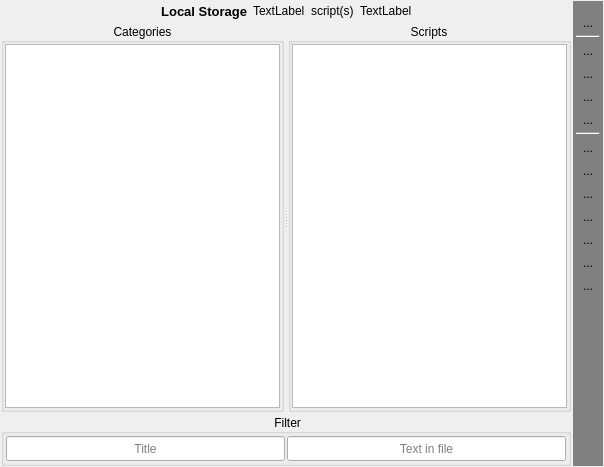
<?xml version="1.0" encoding="UTF-8"?>
<ui version="4.0">
 <class>SE3</class>
 <widget class="QMainWindow" name="SE3">
  <property name="geometry">
   <rect>
    <x>0</x>
    <y>0</y>
    <width>604</width>
    <height>467</height>
   </rect>
  </property>
  <property name="sizePolicy">
   <sizepolicy hsizetype="MinimumExpanding" vsizetype="MinimumExpanding">
    <horstretch>0</horstretch>
    <verstretch>0</verstretch>
   </sizepolicy>
  </property>
  <property name="minimumSize">
   <size>
    <width>466</width>
    <height>400</height>
   </size>
  </property>
  <property name="maximumSize">
   <size>
    <width>16777215</width>
    <height>16777215</height>
   </size>
  </property>
  <property name="windowTitle">
   <string>Script Executor 3</string>
  </property>
  <property name="styleSheet">
   <string notr="true"/>
  </property>
  <widget class="QWidget" name="centralWidget">
   <property name="sizePolicy">
    <sizepolicy hsizetype="MinimumExpanding" vsizetype="MinimumExpanding">
     <horstretch>0</horstretch>
     <verstretch>0</verstretch>
    </sizepolicy>
   </property>
   <property name="styleSheet">
    <string notr="true">QWidgetcentralWidget{background: gray}</string>
   </property>
   <layout class="QHBoxLayout" name="horizontalLayout">
    <property name="spacing">
     <number>2</number>
    </property>
    <property name="leftMargin">
     <number>1</number>
    </property>
    <property name="topMargin">
     <number>1</number>
    </property>
    <property name="rightMargin">
     <number>1</number>
    </property>
    <property name="bottomMargin">
     <number>1</number>
    </property>
    <item>
     <layout class="QVBoxLayout" name="verticalLayout">
      <property name="spacing">
       <number>2</number>
      </property>
      <item>
       <layout class="QHBoxLayout" name="horizontalLayout_3">
        <item>
         <spacer name="horizontalSpacer">
          <property name="orientation">
           <enum>Qt::Horizontal</enum>
          </property>
          <property name="sizeHint" stdset="0">
           <size>
            <width>40</width>
            <height>20</height>
           </size>
          </property>
         </spacer>
        </item>
        <item>
         <widget class="QLabel" name="lStorage">
          <property name="sizePolicy">
           <sizepolicy hsizetype="Preferred" vsizetype="Preferred">
            <horstretch>0</horstretch>
            <verstretch>0</verstretch>
           </sizepolicy>
          </property>
          <property name="font">
           <font>
            <pointsize>10</pointsize>
            <weight>75</weight>
            <bold>true</bold>
           </font>
          </property>
          <property name="text">
           <string>Local Storage</string>
          </property>
          <property name="alignment">
           <set>Qt::AlignRight|Qt::AlignTrailing|Qt::AlignVCenter</set>
          </property>
         </widget>
        </item>
        <item>
         <widget class="QLabel" name="lFileCnt">
          <property name="sizePolicy">
           <sizepolicy hsizetype="Preferred" vsizetype="Preferred">
            <horstretch>0</horstretch>
            <verstretch>0</verstretch>
           </sizepolicy>
          </property>
          <property name="text">
           <string>TextLabel</string>
          </property>
         </widget>
        </item>
        <item>
         <widget class="QLabel" name="lscripts">
          <property name="sizePolicy">
           <sizepolicy hsizetype="Preferred" vsizetype="Preferred">
            <horstretch>0</horstretch>
            <verstretch>0</verstretch>
           </sizepolicy>
          </property>
          <property name="text">
           <string>script(s)</string>
          </property>
         </widget>
        </item>
        <item>
         <widget class="QLabel" name="lFilteredInd">
          <property name="sizePolicy">
           <sizepolicy hsizetype="Preferred" vsizetype="Preferred">
            <horstretch>0</horstretch>
            <verstretch>0</verstretch>
           </sizepolicy>
          </property>
          <property name="text">
           <string>TextLabel</string>
          </property>
         </widget>
        </item>
        <item>
         <spacer name="horizontalSpacer_2">
          <property name="orientation">
           <enum>Qt::Horizontal</enum>
          </property>
          <property name="sizeHint" stdset="0">
           <size>
            <width>40</width>
            <height>20</height>
           </size>
          </property>
         </spacer>
        </item>
       </layout>
      </item>
      <item>
       <widget class="QSplitter" name="splitter">
        <property name="sizePolicy">
         <sizepolicy hsizetype="Expanding" vsizetype="Expanding">
          <horstretch>0</horstretch>
          <verstretch>0</verstretch>
         </sizepolicy>
        </property>
        <property name="orientation">
         <enum>Qt::Horizontal</enum>
        </property>
        <widget class="QGroupBox" name="gbCategories">
         <property name="sizePolicy">
          <sizepolicy hsizetype="Preferred" vsizetype="Expanding">
           <horstretch>0</horstretch>
           <verstretch>0</verstretch>
          </sizepolicy>
         </property>
         <property name="title">
          <string> Categories </string>
         </property>
         <property name="alignment">
          <set>Qt::AlignCenter</set>
         </property>
         <property name="flat">
          <bool>true</bool>
         </property>
         <layout class="QVBoxLayout" name="verticalLayout_3" stretch="0">
          <property name="spacing">
           <number>2</number>
          </property>
          <property name="leftMargin">
           <number>1</number>
          </property>
          <property name="topMargin">
           <number>1</number>
          </property>
          <property name="rightMargin">
           <number>1</number>
          </property>
          <property name="bottomMargin">
           <number>1</number>
          </property>
          <item>
           <widget class="QListView" name="lvCategories"/>
          </item>
         </layout>
        </widget>
        <widget class="QGroupBox" name="gbScripts">
         <property name="sizePolicy">
          <sizepolicy hsizetype="Preferred" vsizetype="Expanding">
           <horstretch>0</horstretch>
           <verstretch>0</verstretch>
          </sizepolicy>
         </property>
         <property name="title">
          <string> Scripts </string>
         </property>
         <property name="alignment">
          <set>Qt::AlignCenter</set>
         </property>
         <property name="flat">
          <bool>true</bool>
         </property>
         <layout class="QVBoxLayout" name="verticalLayout_2" stretch="0">
          <property name="spacing">
           <number>2</number>
          </property>
          <property name="leftMargin">
           <number>1</number>
          </property>
          <property name="topMargin">
           <number>1</number>
          </property>
          <property name="rightMargin">
           <number>1</number>
          </property>
          <property name="bottomMargin">
           <number>1</number>
          </property>
          <item>
           <widget class="QListView" name="lvOperations"/>
          </item>
         </layout>
        </widget>
       </widget>
      </item>
      <item>
       <widget class="QGroupBox" name="gbFind">
        <property name="minimumSize">
         <size>
          <width>0</width>
          <height>50</height>
         </size>
        </property>
        <property name="title">
         <string> Filter</string>
        </property>
        <property name="alignment">
         <set>Qt::AlignCenter</set>
        </property>
        <property name="flat">
         <bool>true</bool>
        </property>
        <layout class="QHBoxLayout" name="horizontalLayout_2">
         <property name="spacing">
          <number>2</number>
         </property>
         <property name="leftMargin">
          <number>2</number>
         </property>
         <property name="topMargin">
          <number>2</number>
         </property>
         <property name="rightMargin">
          <number>2</number>
         </property>
         <property name="bottomMargin">
          <number>2</number>
         </property>
         <item>
          <widget class="QLineEdit" name="leTitleFilter">
           <property name="sizePolicy">
            <sizepolicy hsizetype="Expanding" vsizetype="Maximum">
             <horstretch>0</horstretch>
             <verstretch>0</verstretch>
            </sizepolicy>
           </property>
           <property name="minimumSize">
            <size>
             <width>0</width>
             <height>25</height>
            </size>
           </property>
           <property name="alignment">
            <set>Qt::AlignCenter</set>
           </property>
           <property name="placeholderText">
            <string>Title</string>
           </property>
          </widget>
         </item>
         <item>
          <widget class="QLineEdit" name="leTextFilter">
           <property name="minimumSize">
            <size>
             <width>0</width>
             <height>25</height>
            </size>
           </property>
           <property name="alignment">
            <set>Qt::AlignCenter</set>
           </property>
           <property name="placeholderText">
            <string>Text in file</string>
           </property>
          </widget>
         </item>
        </layout>
       </widget>
      </item>
     </layout>
    </item>
    <item>
     <widget class="QWidget" name="wRightPanel" native="true">
      <property name="styleSheet">
       <string notr="true">QWidget#wRightPanel{background-color:gray}</string>
      </property>
      <layout class="QVBoxLayout" name="verticalLayout_4">
       <property name="spacing">
        <number>2</number>
       </property>
       <property name="leftMargin">
        <number>3</number>
       </property>
       <property name="topMargin">
        <number>0</number>
       </property>
       <property name="rightMargin">
        <number>3</number>
       </property>
       <property name="bottomMargin">
        <number>0</number>
       </property>
       <item>
        <spacer name="verticalSpacer_2">
         <property name="orientation">
          <enum>Qt::Vertical</enum>
         </property>
         <property name="sizeType">
          <enum>QSizePolicy::Fixed</enum>
         </property>
         <property name="sizeHint" stdset="0">
          <size>
           <width>20</width>
           <height>11</height>
          </size>
         </property>
        </spacer>
       </item>
       <item>
        <widget class="QToolButton" name="tbLaunch">
         <property name="sizePolicy">
          <sizepolicy hsizetype="Fixed" vsizetype="Fixed">
           <horstretch>0</horstretch>
           <verstretch>0</verstretch>
          </sizepolicy>
         </property>
         <property name="toolTip">
          <string>Launch</string>
         </property>
         <property name="text">
          <string>...</string>
         </property>
         <property name="icon">
          <iconset resource="rsrc.qrc">
           <normaloff>:/launch</normaloff>:/launch</iconset>
         </property>
         <property name="iconSize">
          <size>
           <width>35</width>
           <height>35</height>
          </size>
         </property>
         <property name="toolButtonStyle">
          <enum>Qt::ToolButtonIconOnly</enum>
         </property>
         <property name="autoRaise">
          <bool>true</bool>
         </property>
        </widget>
       </item>
       <item>
        <widget class="Line" name="line_2">
         <property name="orientation">
          <enum>Qt::Horizontal</enum>
         </property>
        </widget>
       </item>
       <item>
        <widget class="QToolButton" name="tbNetwork">
         <property name="sizePolicy">
          <sizepolicy hsizetype="Fixed" vsizetype="Fixed">
           <horstretch>0</horstretch>
           <verstretch>0</verstretch>
          </sizepolicy>
         </property>
         <property name="toolTip">
          <string>Network storage</string>
         </property>
         <property name="text">
          <string>...</string>
         </property>
         <property name="icon">
          <iconset resource="rsrc.qrc">
           <normaloff>:/network_inakt</normaloff>
           <normalon>:/network</normalon>:/network_inakt</iconset>
         </property>
         <property name="iconSize">
          <size>
           <width>35</width>
           <height>35</height>
          </size>
         </property>
         <property name="checkable">
          <bool>true</bool>
         </property>
         <property name="toolButtonStyle">
          <enum>Qt::ToolButtonIconOnly</enum>
         </property>
         <property name="autoRaise">
          <bool>true</bool>
         </property>
        </widget>
       </item>
       <item>
        <widget class="QToolButton" name="tbDir">
         <property name="sizePolicy">
          <sizepolicy hsizetype="Fixed" vsizetype="Fixed">
           <horstretch>0</horstretch>
           <verstretch>0</verstretch>
          </sizepolicy>
         </property>
         <property name="toolTip">
          <string>Show by Directory</string>
         </property>
         <property name="text">
          <string>...</string>
         </property>
         <property name="icon">
          <iconset resource="rsrc.qrc">
           <normaloff>:/folder_inakt</normaloff>
           <normalon>:/folder</normalon>:/folder_inakt</iconset>
         </property>
         <property name="iconSize">
          <size>
           <width>35</width>
           <height>35</height>
          </size>
         </property>
         <property name="checkable">
          <bool>true</bool>
         </property>
         <property name="toolButtonStyle">
          <enum>Qt::ToolButtonIconOnly</enum>
         </property>
         <property name="autoRaise">
          <bool>true</bool>
         </property>
        </widget>
       </item>
       <item>
        <widget class="QToolButton" name="tbFind">
         <property name="sizePolicy">
          <sizepolicy hsizetype="Fixed" vsizetype="Fixed">
           <horstretch>0</horstretch>
           <verstretch>0</verstretch>
          </sizepolicy>
         </property>
         <property name="toolTip">
          <string>Show All in One</string>
         </property>
         <property name="text">
          <string>...</string>
         </property>
         <property name="icon">
          <iconset resource="rsrc.qrc">
           <normaloff>:/all_inakt</normaloff>
           <normalon>:/all</normalon>:/all_inakt</iconset>
         </property>
         <property name="iconSize">
          <size>
           <width>35</width>
           <height>35</height>
          </size>
         </property>
         <property name="checkable">
          <bool>true</bool>
         </property>
         <property name="toolButtonStyle">
          <enum>Qt::ToolButtonIconOnly</enum>
         </property>
         <property name="autoRaise">
          <bool>true</bool>
         </property>
        </widget>
       </item>
       <item>
        <widget class="QToolButton" name="tbRescan">
         <property name="sizePolicy">
          <sizepolicy hsizetype="Fixed" vsizetype="Fixed">
           <horstretch>0</horstretch>
           <verstretch>0</verstretch>
          </sizepolicy>
         </property>
         <property name="toolTip">
          <string>Rescan</string>
         </property>
         <property name="text">
          <string>...</string>
         </property>
         <property name="icon">
          <iconset resource="rsrc.qrc">
           <normaloff>:/rescan</normaloff>:/rescan</iconset>
         </property>
         <property name="iconSize">
          <size>
           <width>35</width>
           <height>35</height>
          </size>
         </property>
         <property name="toolButtonStyle">
          <enum>Qt::ToolButtonIconOnly</enum>
         </property>
         <property name="autoRaise">
          <bool>true</bool>
         </property>
        </widget>
       </item>
       <item>
        <widget class="Line" name="line">
         <property name="orientation">
          <enum>Qt::Horizontal</enum>
         </property>
        </widget>
       </item>
       <item>
        <widget class="QToolButton" name="tbEditScript">
         <property name="sizePolicy">
          <sizepolicy hsizetype="Fixed" vsizetype="Fixed">
           <horstretch>0</horstretch>
           <verstretch>0</verstretch>
          </sizepolicy>
         </property>
         <property name="toolTip">
          <string>Edit script</string>
         </property>
         <property name="text">
          <string>...</string>
         </property>
         <property name="icon">
          <iconset resource="rsrc.qrc">
           <normaloff>:/edit</normaloff>:/edit</iconset>
         </property>
         <property name="iconSize">
          <size>
           <width>35</width>
           <height>35</height>
          </size>
         </property>
         <property name="popupMode">
          <enum>QToolButton::InstantPopup</enum>
         </property>
         <property name="autoRaise">
          <bool>true</bool>
         </property>
        </widget>
       </item>
       <item>
        <widget class="QToolButton" name="tbNewScript">
         <property name="sizePolicy">
          <sizepolicy hsizetype="Fixed" vsizetype="Fixed">
           <horstretch>0</horstretch>
           <verstretch>0</verstretch>
          </sizepolicy>
         </property>
         <property name="toolTip">
          <string>New script</string>
         </property>
         <property name="text">
          <string>...</string>
         </property>
         <property name="icon">
          <iconset resource="rsrc.qrc">
           <normaloff>:/new</normaloff>:/new</iconset>
         </property>
         <property name="iconSize">
          <size>
           <width>35</width>
           <height>35</height>
          </size>
         </property>
         <property name="autoRaise">
          <bool>true</bool>
         </property>
        </widget>
       </item>
       <item>
        <widget class="QToolButton" name="tbDelScript">
         <property name="sizePolicy">
          <sizepolicy hsizetype="Fixed" vsizetype="Fixed">
           <horstretch>0</horstretch>
           <verstretch>0</verstretch>
          </sizepolicy>
         </property>
         <property name="toolTip">
          <string>Delete script</string>
         </property>
         <property name="text">
          <string>...</string>
         </property>
         <property name="icon">
          <iconset resource="rsrc.qrc">
           <normaloff>:/delete</normaloff>:/delete</iconset>
         </property>
         <property name="iconSize">
          <size>
           <width>35</width>
           <height>35</height>
          </size>
         </property>
         <property name="autoRaise">
          <bool>true</bool>
         </property>
        </widget>
       </item>
       <item>
        <widget class="QToolButton" name="tbCopyScript">
         <property name="sizePolicy">
          <sizepolicy hsizetype="Fixed" vsizetype="Fixed">
           <horstretch>0</horstretch>
           <verstretch>0</verstretch>
          </sizepolicy>
         </property>
         <property name="toolTip">
          <string>Copy to Local</string>
         </property>
         <property name="text">
          <string>...</string>
         </property>
         <property name="icon">
          <iconset resource="rsrc.qrc">
           <normaloff>:/copy</normaloff>:/copy</iconset>
         </property>
         <property name="iconSize">
          <size>
           <width>35</width>
           <height>35</height>
          </size>
         </property>
         <property name="autoRaise">
          <bool>true</bool>
         </property>
        </widget>
       </item>
       <item>
        <widget class="QToolButton" name="tbLinkScript">
         <property name="sizePolicy">
          <sizepolicy hsizetype="Fixed" vsizetype="Fixed">
           <horstretch>0</horstretch>
           <verstretch>0</verstretch>
          </sizepolicy>
         </property>
         <property name="toolTip">
          <string>Create Link</string>
         </property>
         <property name="text">
          <string>...</string>
         </property>
         <property name="icon">
          <iconset resource="rsrc.qrc">
           <normaloff>:/link</normaloff>:/link</iconset>
         </property>
         <property name="iconSize">
          <size>
           <width>35</width>
           <height>35</height>
          </size>
         </property>
         <property name="autoRaise">
          <bool>true</bool>
         </property>
        </widget>
       </item>
       <item>
        <widget class="QToolButton" name="tbUpdateScript">
         <property name="sizePolicy">
          <sizepolicy hsizetype="Fixed" vsizetype="Fixed">
           <horstretch>0</horstretch>
           <verstretch>0</verstretch>
          </sizepolicy>
         </property>
         <property name="toolTip">
          <string>Update script</string>
         </property>
         <property name="text">
          <string>...</string>
         </property>
         <property name="icon">
          <iconset resource="rsrc.qrc">
           <normaloff>:/update_scr</normaloff>:/update_scr</iconset>
         </property>
         <property name="iconSize">
          <size>
           <width>35</width>
           <height>35</height>
          </size>
         </property>
         <property name="autoRaise">
          <bool>true</bool>
         </property>
        </widget>
       </item>
       <item>
        <widget class="QToolButton" name="tbRestoreScript">
         <property name="sizePolicy">
          <sizepolicy hsizetype="Fixed" vsizetype="Fixed">
           <horstretch>0</horstretch>
           <verstretch>0</verstretch>
          </sizepolicy>
         </property>
         <property name="toolTip">
          <string>Restore script from backup</string>
         </property>
         <property name="text">
          <string>...</string>
         </property>
         <property name="icon">
          <iconset resource="rsrc.qrc">
           <normaloff>:/restore</normaloff>:/restore</iconset>
         </property>
         <property name="iconSize">
          <size>
           <width>35</width>
           <height>35</height>
          </size>
         </property>
         <property name="autoRaise">
          <bool>true</bool>
         </property>
        </widget>
       </item>
       <item>
        <spacer name="verticalSpacer">
         <property name="orientation">
          <enum>Qt::Vertical</enum>
         </property>
         <property name="sizeHint" stdset="0">
          <size>
           <width>20</width>
           <height>151</height>
          </size>
         </property>
        </spacer>
       </item>
      </layout>
     </widget>
    </item>
   </layout>
  </widget>
 </widget>
 <layoutdefault spacing="6" margin="11"/>
 <resources>
  <include location="rsrc.qrc"/>
 </resources>
 <connections/>
</ui>
